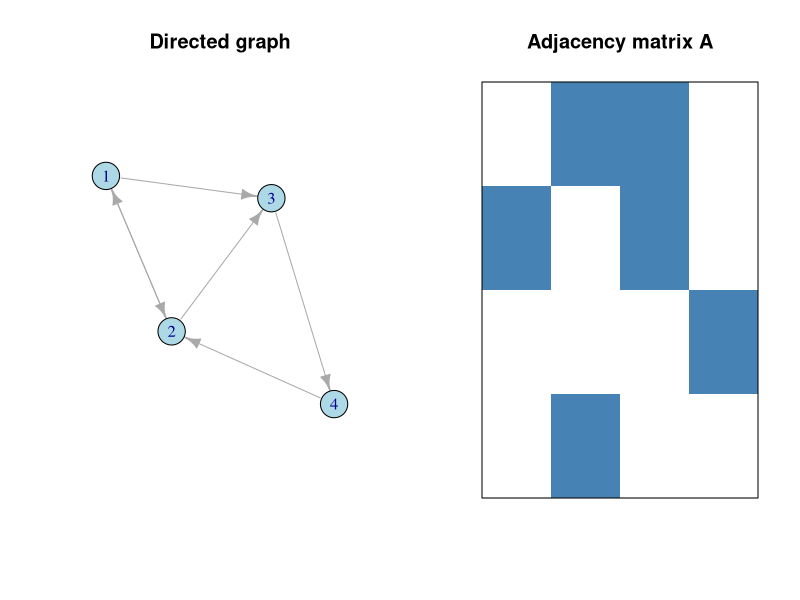
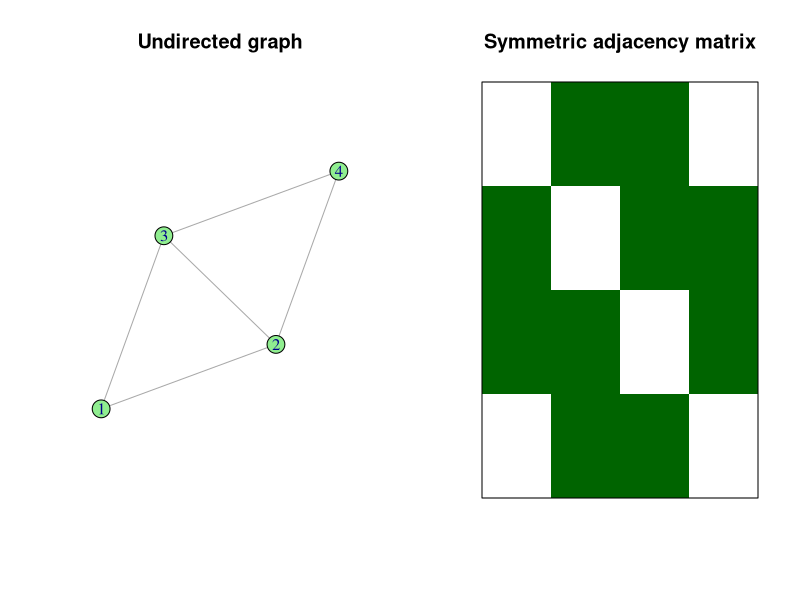

Reproduce these figures in R, in order.
## ---- chunk 1
#| label: setup
#| include: false
library(ggplot2)
library(igraph)
set.seed(42)
## ---- chunk 2
#| fig-height: 4.5
#| fig-width: 7
#| fig-cap: "A small directed graph and its (non-symmetric) adjacency matrix"
#| code-fold: true
#| 

g <- igraph::graph_from_literal(1-+2, 1-+3, 2-+3, 3-+4, 4-+2, 2-+1)
A <- igraph::as_adjacency_matrix(g, sparse = FALSE)

par(mfrow = c(1, 2))
plot(g, vertex.color = "lightblue", vertex.size = 24, edge.arrow.size = 0.8,
     main = "Directed graph")
graphics::image(t(A[nrow(A):1, ]), axes = FALSE, col = c("white", "steelblue"),
      main = "Adjacency matrix A")
graphics::box()

## ---- chunk 3
#| echo: false
print(A)
## ---- chunk 4
#| fig-height: 4
#| fig-width: 6
#| fig-cap: "The same vertices made undirected: A becomes symmetric"
#| code-fold: true
#| 

g_und <- as.undirected(g, mode = "collapse")
A_und <- as_adjacency_matrix(g_und, sparse = FALSE)

par(mfrow = c(1, 2))
plot(g_und, vertex.color = "lightgreen", main = "Undirected graph")
image(t(A_und[nrow(A_und):1, ]), axes = FALSE, col = c("white", "darkgreen"),
      main = "Symmetric adjacency matrix")
box()
